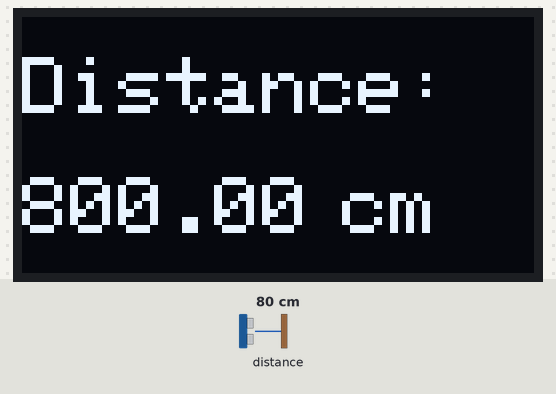
This sketch was run on a simulated Arduino Uno, built with avr-gcc and run on an emulated ATmega328P. Parts: 128×64 one-colour display. Inputs (shaded band) come from the test bench; at power-on: distance to the obstacle 80 cm. What the sketch prints to the serial monitor is not drawn.

Above: at 3.2 s.
3.3 s: distance to the obstacle set to 2 cm
At 4.0 s:
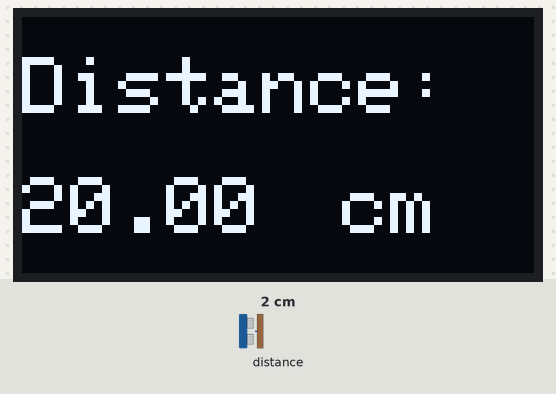
4.8 s: distance to the obstacle set to 4 cm
At 5.9 s:
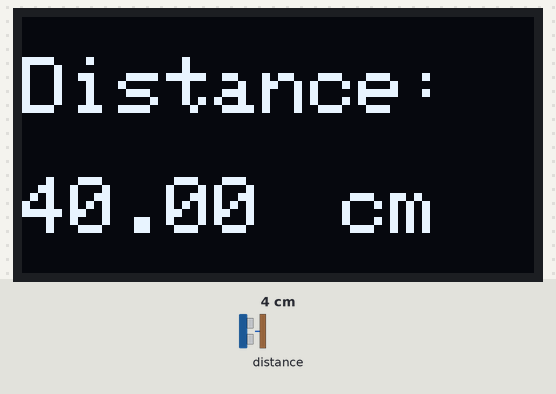
6.3 s: distance to the obstacle set to 9 cm
At 7.8 s:
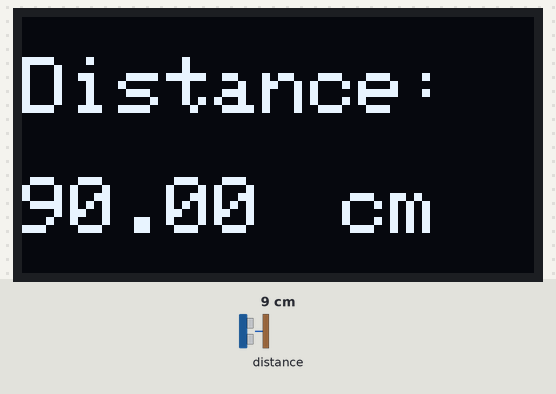
Timing chart, 0 to 9.3 s (numbered marks = the images above; inputs shaded):
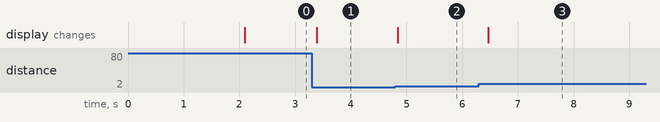

Measured:
- after the input at 3.3 s, the display: changes after 0.09 s (image 1)
- after the input at 4.8 s, the display: changes after 0.05 s (image 2)
- after the input at 6.3 s, the display: changes after 0.17 s (image 3)

The sketch:

siman-tech-digital-distance-ruler.ino
```cpp
#include "Adafruit_VL53L0X.h"

Adafruit_VL53L0X lox = Adafruit_VL53L0X();
VL53L0X_RangingMeasurementData_t measure;

#include <Wire.h>
#include <Adafruit_GFX.h>
#include <Adafruit_SSD1306.h>
#include <Adafruit_I2CDevice.h>
#include <SPI.h>

#define SCREEN_WIDTH 128 // OLED display width, in pixels
#define SCREEN_HEIGHT 64 // OLED display height, in pixels

Adafruit_SSD1306 display = Adafruit_SSD1306(SCREEN_WIDTH, SCREEN_HEIGHT, &Wire, -1);


void setupDistanceSensor()
{
  // Distance sensor test
  if (!lox.begin())
  {
    Serial.println(F("Failed to boot VL53L0X"));
    while (1)
      ;
  }
}

float getDistance()
{
    lox.rangingTest(&measure, false); // pass in 'true' to get debug data printout!
    Serial.println(measure.RangeMilliMeter);
    return measure.RangeMilliMeter;
}

bool initializeLCD()
{

    if (!display.begin(SSD1306_SWITCHCAPVCC, 0x3C))
    { // Address 0x3D for 128x64
        Serial.println(F("SSD1306 allocation failed"));
        for (;;)
            ;
    }
    delay(2000);
    display.clearDisplay();
    return true;
}

void displayDistance(float distanceValue)
{
    Serial.println("kesini bray");
    display.clearDisplay();
    display.setTextSize(2);
    display.setTextColor(WHITE);
    // Display static text
    display.setCursor(0, 10);
    display.println("Distance:");
    // Display current temperature value
    display.setCursor(0, 40);
    display.println(distanceValue);
    display.setCursor(80, 40);
    // Display static text
    display.println("cm");
    display.display();
}

void setup()
{
  Serial.begin(115200);
  setupDistanceSensor();
  initializeLCD();

  Serial.println(F("Setup LCD and Distance Sensor Success!\n\n"));
}

void loop()
{
    displayDistance(getDistance());
    delay(100);

}
```
